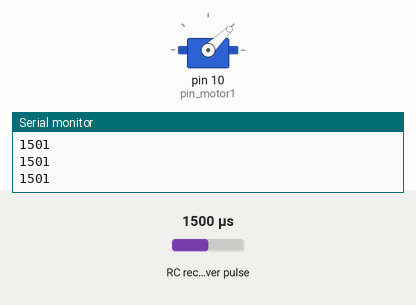
A sketch run on a simulated Arduino Uno, built with avr-gcc and run on an emulated ATmega328P. Shown: servo, the last lines printed to the serial monitor. Wiring (inferred from the names in the program): RC receiver channel: data pin 6. Inputs (shaded band) come from the test bench; at power-on: RC receiver pulse 1500 µs.

Above: at 1.2 s.
1.3 s: RC receiver pulse (sensor on pin 6) set to 1474 µs
At 2.4 s:
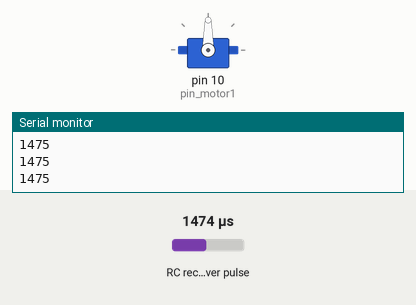
3.0 s: RC receiver pulse (sensor on pin 6) set to 1250 µs
At 3.7 s:
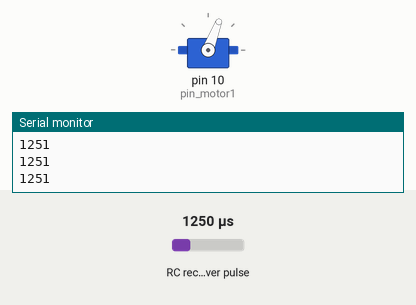
4.7 s: RC receiver pulse (sensor on pin 6) set to 1750 µs
At 6.1 s:
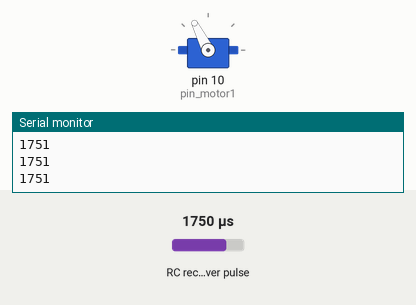
6.4 s: RC receiver pulse (sensor on pin 6) set to 1980 µs
At 7.5 s:
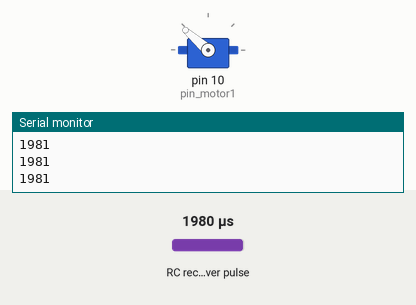
Timing chart, 0 to 9.1 s (numbered marks = the images above; inputs shaded):
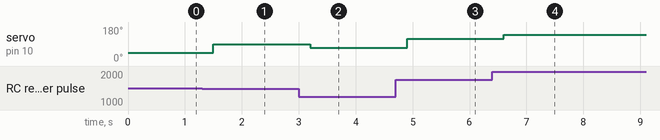

Measured:
- the behaviour switches between 1490 and 1489 µs on RC receiver pulse (sensor on pin 6) (found by bisection; images 0 and 1)
- after the input at 1.3 s, servo on pin 10 (pin_motor1): 44° → 90° after 0.20 s
- after the input at 3.0 s, servo on pin 10 (pin_motor1): 90° → 69° after 0.20 s
- after the input at 4.7 s, servo on pin 10 (pin_motor1): 69° → 117° after 0.20 s
- after the input at 6.4 s, servo on pin 10 (pin_motor1): 117° → 139° after 0.20 s

The sketch:

aceleracao.ino
```cpp
#define pin_ch3 6 // Canal 3 aceleração = pino 6  pwm
#define pin_motor1 10 // Motor a ser acelerado
#define angulo 0
#include<Servo.h>

Servo motor1;
int leitura1,leitura2; // Guarda as leituras do canal 3
int media = 0;
int cal = 0;
int cont = 0;

void setup() {
  Serial.begin(9600);
  pinMode(pin_ch3, INPUT); // Entrada de dados do canal 3
  motor1.attach(pin_motor1); // Motor 1 no pino 10
  motor1.writeMicroseconds(1000); // Aceleração inicial do motor
  leitura1 = pulseIn(pin_ch3, HIGH); // Primeira Leitura do canal aceleração

}

void loop() {
  leitura2 = pulseIn(pin_ch3, HIGH); // Segunda Leitura para comparação
  int diferenca = (leitura2 > leitura1 ? leitura2 - leitura1 : leitura1 - leitura2) ; // a diferenca recebe sempre um valor positivo entre o valor lido no setup e o lido agora
  if (diferenca > 10) { // diferença grande
    cont++;
    if (cont == 10) {
      motor1.writeMicroseconds(leitura2);
      leitura1 = leitura2;
      cont = 0;
    }

  } else {
    cont = 0;
  }
  Serial.println(leitura2);
  //aceleracao = leitura2;
}
```
